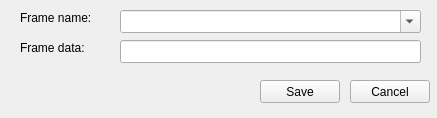
<?xml version="1.0" encoding="UTF-8"?>
<ui version="4.0">
 <class>NewFrame</class>
 <widget class="QWidget" name="NewFrame">
  <property name="geometry">
   <rect>
    <x>0</x>
    <y>0</y>
    <width>437</width>
    <height>118</height>
   </rect>
  </property>
  <property name="windowTitle">
   <string>Form</string>
  </property>
  <widget class="QPushButton" name="pushButton_newFrameSave">
   <property name="geometry">
    <rect>
     <x>260</x>
     <y>80</y>
     <width>80</width>
     <height>23</height>
    </rect>
   </property>
   <property name="text">
    <string>Save</string>
   </property>
  </widget>
  <widget class="QLabel" name="label">
   <property name="geometry">
    <rect>
     <x>20</x>
     <y>10</y>
     <width>81</width>
     <height>16</height>
    </rect>
   </property>
   <property name="text">
    <string>Frame name:</string>
   </property>
  </widget>
  <widget class="QLineEdit" name="lineEdit_frameData">
   <property name="geometry">
    <rect>
     <x>120</x>
     <y>40</y>
     <width>301</width>
     <height>23</height>
    </rect>
   </property>
  </widget>
  <widget class="QLabel" name="label_2">
   <property name="geometry">
    <rect>
     <x>20</x>
     <y>40</y>
     <width>81</width>
     <height>16</height>
    </rect>
   </property>
   <property name="text">
    <string>Frame data:</string>
   </property>
  </widget>
  <widget class="QPushButton" name="pushButton_newFrameCancel">
   <property name="geometry">
    <rect>
     <x>350</x>
     <y>80</y>
     <width>80</width>
     <height>23</height>
    </rect>
   </property>
   <property name="text">
    <string>Cancel</string>
   </property>
  </widget>
  <widget class="QComboBox" name="comboBox_newFrameFrameName">
   <property name="geometry">
    <rect>
     <x>120</x>
     <y>10</y>
     <width>301</width>
     <height>23</height>
    </rect>
   </property>
   <property name="editable">
    <bool>true</bool>
   </property>
  </widget>
 </widget>
 <resources/>
 <connections/>
</ui>
